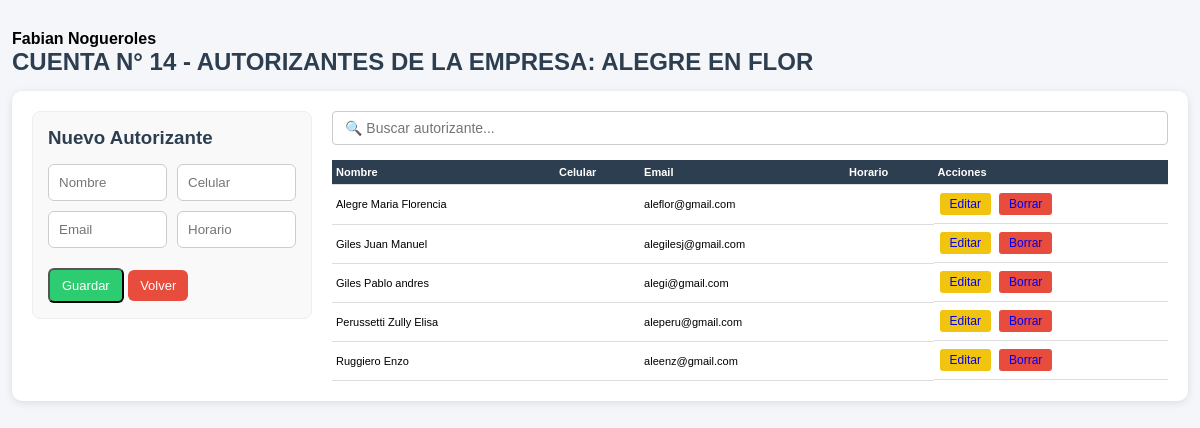
The page /php/00_administracion/cuentas_empresas/autorizantes_cc.php?id_empresa=3&id_cc=5 (signed in) on the database its author committed.
### tables this page shows
CREATE TABLE `usuarios` (
  `id` int(4) NOT NULL AUTO_INCREMENT,
  `nombre` varchar(50) NOT NULL,
  `telefono` int(10) NOT NULL,
  `email` varchar(50) NOT NULL,
  `password` varchar(100) NOT NULL,
  `permisos` varchar(15) NOT NULL,
  `estado` varchar(15) NOT NULL,
  `nom_apellido` varchar(50) NOT NULL,
  PRIMARY KEY (`id`)
);

CREATE TABLE `cuenta_empresa` (
  `id` int(4) NOT NULL AUTO_INCREMENT,
  `id_empresa` int(4) NOT NULL,
  `razon_social` varchar(50) NOT NULL,
  `dir` varchar(50) NOT NULL,
  `cuit` varchar(20) DEFAULT NULL,
  `inc_brutos` varchar(20) DEFAULT NULL,
  `contacto_1` varchar(50) DEFAULT NULL,
  `cel_1` int(10) DEFAULT NULL,
  `observaciones` int(4) NOT NULL,
  PRIMARY KEY (`id`)
);

CREATE TABLE `autorizantes` (
  `id` int(11) NOT NULL AUTO_INCREMENT,
  `id_empresa` int(11) NOT NULL,
  `id_centro_costo` int(11) NOT NULL,
  `nombre` varchar(100) NOT NULL,
  `celular` varchar(30) DEFAULT NULL,
  `email` varchar(50) NOT NULL,
  `horario` varchar(100) DEFAULT NULL,
  `estado` int(11) NOT NULL,
  PRIMARY KEY (`id`)
);

### funciones/funciones.php (called while the page is built, shortened)
<?php
function nombre_usuario()
{
    $id = $_SESSION['id_usuario'];
    $sql = "SELECT * FROM usuarios WHERE id = :id LIMIT 1";
    $pdo = conexion();
    $stmt = $pdo->prepare($sql);
    $stmt->bindParam(':id', $id, PDO::PARAM_INT);
    $stmt->execute();
    $row = $stmt->fetch(PDO::FETCH_ASSOC);
    return [
        'id' => $id,
        'nombre' => $row['nom_apellido'] ?? ''
    ];
}
function conexion()
{
    $host = 'localhost';
    $db   = 'app_viajes';
    $user = 'root';
    $pass = 'belgrado';
    try {
        $dsn = "mysql:host=$host;dbname=$db;charset=utf8mb4";
        $conn = new PDO($dsn, $user, $pass, [
            PDO::ATTR_ERRMODE => PDO::ERRMODE_EXCEPTION,
            PDO::ATTR_DEFAULT_FETCH_MODE => PDO::FETCH_ASSOC,
            PDO::MYSQL_ATTR_INIT_COMMAND => "SET NAMES utf8mb4"
        ]);
        return $conn;
    } catch (PDOException $e) {
        echo "Error de conexión: " . $e->getMessage();
    }
}
?>
<?php
function obtenerEmpresaPorId($id)
{
    $pdo = conexion();
    $stmt = $pdo->prepare("SELECT * FROM cuenta_empresa WHERE id = ?");
    $stmt->execute([$id]);
    return $stmt->fetch(PDO::FETCH_ASSOC);
}
function obtenerAutorizantesPorCC($id_cc)
{
    $pdo = conexion();
    $sql = "SELECT * FROM autorizantes WHERE id_centro_costo=? ORDER BY nombre";
    $stmt = $pdo->prepare($sql);
    $stmt->execute([$id_cc]);
    return $stmt->fetchAll(PDO::FETCH_ASSOC);
}

### php/00_administracion/cuentas_empresas/autorizantes_cc.php (the view, shortened to what this page needs)
<?php
include_once "../../../funciones/funciones.php";
$usuario = nombre_usuario();
$nombre_usuario = $usuario['nombre'];
$id_empresa = (int)($_GET['id_empresa'] ?? 0);
$id_cc = (int)($_GET['id_cc'] ?? 0);
$editar = null;
$empresa = obtenerEmpresaPorId($id_empresa);
$autorizantes = obtenerAutorizantesPorCC($id_cc);
$nombre_empresa = htmlspecialchars($empresa['razon_social']);
$id_empresa_display = htmlspecialchars($empresa['id_empresa']);
?>
<!DOCTYPE html>
<html lang="es">
<head>
    <link rel="stylesheet" href="../../../css/estilos.css">
</head>
<body>
    <div class="container">
        <span><strong><?= htmlspecialchars($nombre_usuario) ?></strong></span>
        <h2>CUENTA N° <?= $id_empresa_display ?> - AUTORIZANTES DE LA EMPRESA: <?= $nombre_empresa ?></h2>
        <div class="card operadores-layout">
            <div class="col-form">
                <h3><?= $editar ? 'Editar Autorizante' : 'Nuevo Autorizante' ?></h3>
                <form method="POST">
                    <div class="form-2cols">
                        <input type="text" name="nombre"
                            placeholder="Nombre" required
                            value="<?= $editar['nombre'] ?? '' ?>">
                        <input type="text" name="celular"
                            placeholder="Celular"
                            value="<?= $editar['celular'] ?? '' ?>">
                        <input type="email" name="email"
                            placeholder="Email"
                            value="<?= $editar['email'] ?? '' ?>">
                        <input type="text" name="horario"
                            placeholder="Horario"
                            value="<?= $editar['horario'] ?? '' ?>">
                    </div>
                    <div class="form-full" style="margin-top:10px;">
                        <button type="submit" name="guardar" class="btn btn-success">Guardar</button>
                        <a href="centro_de_costos.php?id_empresa=<?= $id_empresa ?>" class="btn btn-danger">Volver</a>
                    </div>
                </form>
            </div>
            <div class="col-tabla">
                <div class="buscador">
                    <input type="text" id="buscarAutorizante" placeholder="🔍 Buscar autorizante...">
                </div>
                <table class="table" id="tablaAutorizantes">
                    <thead>
                        <tr>
                            <th>Nombre</th>
                            <th>Celular</th>
                            <th>Email</th>
                            <th>Horario</th>
                            <th>Acciones</th>
                        </tr>
                    </thead>
                    <tbody>
                        <?php if (empty($autorizantes)): ?>
                            <tr>
                                <td colspan="5" style="text-align:center; color:#999;">No hay autorizantes registrados</td>
                            </tr>
                        <?php else: ?>
                            <?php foreach ($autorizantes as $a): ?>
                                <tr>
                                    <td><?= htmlspecialchars($a['nombre']) ?></td>
                                    <td><?= htmlspecialchars($a['celular']) ?></td>
                                    <td><?= htmlspecialchars($a['email']) ?></td>
                                    <td><?= htmlspecialchars($a['horario']) ?></td>
                                    <td>
                                        <a href="?id_empresa=<?= $id_empresa ?>&id_cc=<?= $id_cc ?>&editar=<?= $a['id'] ?>" class="btn-accion btn-warning">Editar</a>
                                        <a href="?id_empresa=<?= $id_empresa ?>&id_cc=<?= $id_cc ?>&borrar=<?= $a['id'] ?>" class="btn-accion btn-danger" onclick="return confirm('¿Eliminar autorizante?')">Borrar</a>
                                    </td>
                                </tr>
                            <?php endforeach; ?>
                        <?php endif; ?>
                    </tbody>
                </table>
            </div>
        </div>
    </div>
</body>
</html>

### css/estilos.css (style rules this page uses)
:root { --primary: #3498db; --success: #2ecc71; --warning: #f1c40f; --danger: #e74c3c; --dark: #2c3e50; --gray: #7f8c8d; --bg: #f4f6f9; }
* { margin: 0; padding: 0; box-sizing: border-box; }
body { font-family: Arial, sans-serif; background: var(--bg); }
.container { width: 98%; max-width: 1400px; margin: 30px auto; }
h2, h3 { margin-bottom: 15px; color: var(--dark); }
.card { background: #fff; padding: 20px; border-radius: 10px; box-shadow: 0 2px 8px rgba(0,0,0,0.1); }
.btn { display: inline-block; padding: 8px 12px; border-radius: 6px; text-decoration: none; color: #fff; font-size: 13px; text-align: center; white-space: nowrap; }
.btn-success { background: var(--success); }
.btn-warning { background: var(--warning); }
.btn-danger { background: var(--danger); }
form { display: flex; flex-direction: column; gap: 10px; }
input, select { padding: 10px; border-radius: 6px; border: 1px solid #ccc; width: 100%; }
.table { width: 100%; border-collapse: collapse; font-size: 11px; }
.table thead { background: var(--dark); color: white; }
.table th, .table td { padding: 6px 4px; border-bottom: 1px solid #ddd; text-align: left; vertical-align: middle; }
.operadores-layout { display: grid; grid-template-columns: 280px 1fr; gap: 20px; align-items: start; }
.col-form { background: #f9f9f9; padding: 15px; border-radius: 8px; border: 1px solid #eee; position: sticky; top: 20px; }
.col-tabla { width: 100%; overflow-x: auto; }
.table td:last-child { display: flex; gap: 4px; justify-content: flex-start; align-items: center; }

### php/00_administracion/cuentas_empresas/autorizantes_cc.php (style rules this page uses)
.buscador { margin-bottom: 15px; }
.buscador input { width: 100%; padding: 8px 12px; border-radius: 4px; border: 1px solid #ccc; font-size: 14px; }
.btn-accion { display: inline-block; padding: 4px 10px; margin: 2px; border-radius: 3px; text-decoration: none; font-size: 12px; }
.form-2cols { display: grid; grid-template-columns: 1fr 1fr; gap: 10px; }
.form-2cols input { width: 100%; }
.form-full { grid-column: 1 / -1; }

### rows shown on the page
usuarios: nom_apellido "Fabian Nogueroles"
cuenta_empresa: id_empresa "14", razon_social "ALEGRE EN FLOR"
autorizantes: nombre "Alegre Maria Florencia", email "aleflor@gmail.com"
autorizantes: nombre "Giles Juan Manuel", email "alegilesj@gmail.com"
autorizantes: nombre "Giles Pablo andres", email "alegi@gmail.com"
autorizantes: nombre "Perussetti Zully Elisa", email "aleperu@gmail.com"
autorizantes: nombre "Ruggiero Enzo", email "aleenz@gmail.com"
